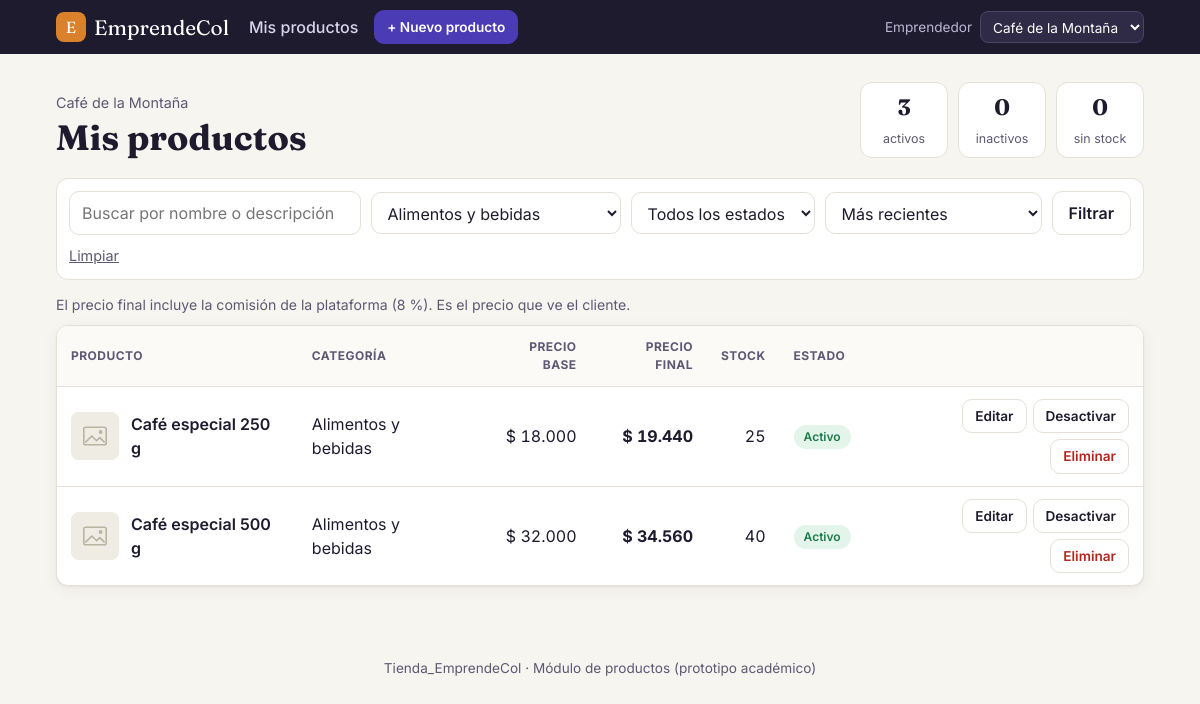
The page /productos/index.php?categoria=1 on the database its author committed.
### tables this page shows
CREATE TABLE perfil_emprendedor (
  id_emprendedor        INT AUTO_INCREMENT PRIMARY KEY,
  id_usuario            INT          NOT NULL,
  nombre_emprendimiento VARCHAR(120) NOT NULL,
  descripcion           TEXT         NULL,
  logo_url              VARCHAR(255) NULL,
  ciudad                VARCHAR(80)  NOT NULL,
  telefono_contacto     VARCHAR(20)  NULL,
  correo_contacto       VARCHAR(150) NULL,
  verificado            BOOLEAN      NOT NULL DEFAULT FALSE,
  estado                ENUM('activo','advertido','suspendido','bloqueado') NOT NULL DEFAULT 'activo',
  fecha_creacion        DATETIME     NOT NULL DEFAULT CURRENT_TIMESTAMP,
  CONSTRAINT uk_perfil_usuario UNIQUE (id_usuario),
  CONSTRAINT fk_perfil_usuario FOREIGN KEY (id_usuario)
    REFERENCES usuario(id_usuario) ON DELETE RESTRICT
);

CREATE TABLE configuracion (
  clave               VARCHAR(60)  PRIMARY KEY,
  valor               VARCHAR(255) NOT NULL,
  descripcion         VARCHAR(255) NULL,
  id_admin            INT          NULL,
  fecha_actualizacion DATETIME     NOT NULL DEFAULT CURRENT_TIMESTAMP ON UPDATE CURRENT_TIMESTAMP,
  CONSTRAINT fk_configuracion_admin FOREIGN KEY (id_admin)
    REFERENCES usuario(id_usuario) ON DELETE SET NULL
);

CREATE TABLE producto (
  id_producto     INT AUTO_INCREMENT PRIMARY KEY,
  id_emprendedor  INT            NOT NULL,
  id_categoria    INT            NOT NULL,
  nombre          VARCHAR(120)   NOT NULL,
  descripcion     TEXT           NULL,
  precio_base     DECIMAL(12,2)  NOT NULL,
  stock           INT            NOT NULL DEFAULT 0,
  estado          ENUM('activo','inactivo','eliminado') NOT NULL DEFAULT 'activo',
  fecha_creacion  DATETIME       NOT NULL DEFAULT CURRENT_TIMESTAMP,
  CONSTRAINT ck_producto_precio CHECK (precio_base > 0),
  CONSTRAINT ck_producto_stock  CHECK (stock >= 0),
  CONSTRAINT fk_producto_emprendedor FOREIGN KEY (id_emprendedor)
    REFERENCES perfil_emprendedor(id_emprendedor) ON DELETE RESTRICT,
  CONSTRAINT fk_producto_categoria FOREIGN KEY (id_categoria)
    REFERENCES categoria(id_categoria) ON DELETE RESTRICT,
  INDEX idx_producto_estado (estado),
  INDEX idx_producto_nombre (nombre)
);

CREATE TABLE categoria (
  id_categoria INT AUTO_INCREMENT PRIMARY KEY,
  nombre       VARCHAR(80) NOT NULL,
  activa       BOOLEAN     NOT NULL DEFAULT TRUE,
  CONSTRAINT uk_categoria_nombre UNIQUE (nombre)
);

### includes/productos.php (called while the page is built, shortened)
<?php
require_once __DIR__ . '/funciones.php';
function categorias_activas(): array
{
    return conexion()->query('SELECT id_categoria, nombre FROM categoria WHERE activa = 1 ORDER BY nombre')->fetchAll();
}
function url_imagen(?string $url): string
{
    return $url ? '../' . $url : '../assets/img/sin-imagen.svg';
}

### productos/index.php (the view, shortened to what this page needs)
<?php
require_once __DIR__ . '/../includes/productos.php';
$emp = emprendedor_actual();
$pdo = conexion();
$comision = porcentaje_comision();
$q         = trim((string)($_GET['q'] ?? ''));
$categoria = (int)($_GET['categoria'] ?? 0);
$estado    = in_array($_GET['estado'] ?? '', ESTADOS_EDITABLES, true) ? $_GET['estado'] : '';
$ordenes   = [
    'recientes'   => 'p.fecha_creacion DESC, p.id_producto DESC',
    'nombre'      => 'p.nombre ASC',
    'precio_asc'  => 'p.precio_base ASC',
    'precio_desc' => 'p.precio_base DESC',
    'stock'       => 'p.stock ASC',
];
$orden = array_key_exists($_GET['orden'] ?? '', $ordenes) ? $_GET['orden'] : 'recientes';
$where  = ["p.id_emprendedor = :emp", "p.estado <> 'eliminado'"];
$params = [':emp' => $emp['id_emprendedor']];
if ($categoria > 0) {
    $where[] = 'p.id_categoria = :cat';
    $params[':cat'] = $categoria;
}
$sqlWhere = implode(' AND ', $where);
$porPagina = 8;
$st = $pdo->prepare("SELECT COUNT(*) FROM producto p WHERE $sqlWhere");
$st->execute($params);
$total   = (int)$st->fetchColumn();
$paginas = max(1, (int)ceil($total / $porPagina));
$pagina  = min(max(1, (int)($_GET['pagina'] ?? 1)), $paginas);
$offset  = ($pagina - 1) * $porPagina;
$st = $pdo->prepare(
    "SELECT p.*, c.nombre AS categoria,
            (SELECT url FROM imagen_producto i WHERE i.id_producto = p.id_producto ORDER BY orden, id_imagen LIMIT 1) AS imagen
       FROM producto p
       JOIN categoria c ON c.id_categoria = p.id_categoria
      WHERE $sqlWhere
      ORDER BY {$ordenes[$orden]}
      LIMIT $porPagina OFFSET $offset"
);
$st->execute($params);
$productos = $st->fetchAll();
$st = $pdo->prepare(
    "SELECT SUM(estado = 'activo') activos, SUM(estado = 'inactivo') inactivos, SUM(stock = 0) agotados
       FROM producto WHERE id_emprendedor = ? AND estado <> 'eliminado'"
);
$st->execute([$emp['id_emprendedor']]);
$resumen = $st->fetch();
require __DIR__ . '/../includes/header.php';
?>
<section class="encabezado-pagina">
  <div>
    <p class="sobretitulo"><?= e($emp['nombre_emprendimiento']) ?></p>
    <h1>Mis productos</h1>
  </div>
  <div class="resumen">
    <div><strong><?= (int)$resumen['activos'] ?></strong><span>activos</span></div>
    <div><strong><?= (int)$resumen['inactivos'] ?></strong><span>inactivos</span></div>
    <div class="<?= $resumen['agotados'] ? 'resumen-alerta' : '' ?>"><strong><?= (int)$resumen['agotados'] ?></strong><span>sin stock</span></div>
  </div>
</section>
<form class="filtros" method="get">
  <input type="search" name="q" value="<?= e($q) ?>" placeholder="Buscar por nombre o descripción" aria-label="Buscar">
  <select name="categoria" aria-label="Categoría">
    <?php foreach (categorias_activas() as $c): ?>
      <option value="<?= (int)$c['id_categoria'] ?>" <?= $categoria === (int)$c['id_categoria'] ? 'selected' : '' ?>><?= e($c['nombre']) ?></option>
    <?php endforeach; ?>
  </select>
  <select name="estado" aria-label="Estado">
    <option value="">Todos los estados</option>
  </select>
  <select name="orden" aria-label="Ordenar">
    <option value="recientes" <?= $orden === 'recientes' ? 'selected' : '' ?>>Más recientes</option>
  </select>
  <button class="btn">Filtrar</button>
  <?php if ($q !== '' || $categoria || $estado !== '' || $orden !== 'recientes'): ?>
    <a class="enlace-suave" href="index.php">Limpiar</a>
  <?php endif; ?>
</form>
<?php if (!$productos): ?>
  <div class="vacio">
    <?php if ($total === 0 && $q === '' && !$categoria && $estado === ''): ?>
      <h2>Aún no tienes productos</h2>
      <p>Publica el primero en tres pasos: datos, precio y fotos.</p>
      <a href="crear.php" class="btn btn-primario">+ Publicar mi primer producto</a>
    <?php else: ?>
      <h2>No encontramos productos con esos filtros</h2>
      <p><a href="index.php">Ver todos mis productos</a></p>
    <?php endif; ?>
  </div>
<?php else: ?>
  <p class="nota">El precio final incluye la comisión de la plataforma (<?= e(rtrim(rtrim(number_format($comision, 2, ',', ''), '0'), ',')) ?> %). Es el precio que ve el cliente.</p>
  <div class="tabla-envoltura">
    <table class="tabla">
      <thead>
        <tr>
          <th>Producto</th><th>Categoría</th><th class="num">Precio base</th><th class="num">Precio final</th>
          <th class="num">Stock</th><th>Estado</th><th><span class="sr">Acciones</span></th>
        </tr>
      </thead>
      <tbody>
      <?php foreach ($productos as $p): ?>
        <tr>
          <td data-label="Producto">
            <a class="celda-producto" href="ver.php?id=<?= (int)$p['id_producto'] ?>">
              <img src="<?= e(url_imagen($p['imagen'])) ?>" alt="" loading="lazy">
              <span><?= e($p['nombre']) ?></span>
            </a>
          </td>
          <td data-label="Categoría"><?= e($p['categoria']) ?></td>
          <td data-label="Precio base" class="num"><?= cop($p['precio_base']) ?></td>
          <td data-label="Precio final" class="num"><strong><?= cop(precio_final((float)$p['precio_base'], $comision)) ?></strong></td>
          <td data-label="Stock" class="num <?= (int)$p['stock'] === 0 ? 'texto-alerta' : '' ?>"><?= (int)$p['stock'] ?></td>
          <td data-label="Estado"><?= etiqueta_estado($p['estado']) ?></td>
          <td class="acciones">
            <a class="btn btn-sm" href="editar.php?id=<?= (int)$p['id_producto'] ?>">Editar</a>
            <form method="post" action="estado.php">
              <button class="btn btn-sm btn-suave"><?= $p['estado'] === 'activo' ? 'Desactivar' : 'Activar' ?></button>
            </form>
            <form method="post" action="eliminar.php" onsubmit="return confirm('¿Eliminar «<?= e(addslashes($p['nombre'])) ?>»? Esta acción no se puede deshacer.');">
              <button class="btn btn-sm btn-peligro">Eliminar</button>
            </form>
          </td>
        </tr>
      <?php endforeach; ?>
      </tbody>
    </table>
  </div>
<?php endif; ?>
<?php require __DIR__ . '/../includes/footer.php'; ?>

### includes/funciones.php (shortened to what this page needs)
<?php
function conexion(): PDO
{
    static $pdo = null;
    if ($pdo === null) {
        $dsn = 'mysql:host=' . DB_HOST . ';port=' . DB_PORT . ';dbname=' . DB_NAME . ';charset=utf8mb4';
        try {
            $pdo = new PDO($dsn, DB_USER, DB_PASS, [
                PDO::ATTR_ERRMODE            => PDO::ERRMODE_EXCEPTION,
                PDO::ATTR_DEFAULT_FETCH_MODE => PDO::FETCH_ASSOC,
                PDO::ATTR_EMULATE_PREPARES   => false,
            ]);
        } catch (PDOException $ex) {
            http_response_code(500);
            echo '<div style="font-family:sans-serif;max-width:640px;margin:60px auto;padding:24px;border:1px solid #e5a3a3;border-radius:12px;background:#fff5f5">'
               . '<h2 style="margin-top:0">No se pudo conectar a la base de datos</h2>'
               . '<p>Revisa que MySQL esté iniciado en el panel de XAMPP, que hayas importado '
               . '<code>database/tienda_emprendecol.sql</code> y que los datos de <code>config/db.php</code> sean correctos.</p>'
               . '<p style="color:#888;font-size:13px">Detalle: ' . htmlspecialchars($ex->getMessage()) . '</p></div>';
            exit;
        }
    }
    return $pdo;
}
function e($texto): string
{
    return htmlspecialchars((string)($texto ?? ''), ENT_QUOTES, 'UTF-8');
}
function emprendedores_disponibles(): array
{
    return conexion()->query(
        "SELECT pe.id_emprendedor, pe.id_usuario, pe.nombre_emprendimiento
           FROM perfil_emprendedor pe
           JOIN usuario u ON u.id_usuario = pe.id_usuario
          WHERE u.estado = 'activo'
          ORDER BY pe.nombre_emprendimiento"
    )->fetchAll();
}
function emprendedor_actual(): array
{
    $lista = emprendedores_disponibles();
    foreach ($lista as $emp) {
        if ((int)$emp['id_emprendedor'] === (int)($_SESSION['id_emprendedor'] ?? 0)) {
            return $emp;
        }
    }
    return $lista[0];
}
function obtener_config(string $clave, $defecto = null)
{
    $st = conexion()->prepare('SELECT valor FROM configuracion WHERE clave = ?');
    $st->execute([$clave]);
    $valor = $st->fetchColumn();
    return $valor === false ? $defecto : $valor;
}
function porcentaje_comision(): float
{
    return (float)obtener_config('porcentaje_comision', 0);
}
function precio_final(float $precioBase, ?float $porcentaje = null): float
{
    $porcentaje = $porcentaje ?? porcentaje_comision();
    return round($precioBase * (1 + $porcentaje / 100));
}
function cop($valor): string
{
    return '$ ' . number_format((float)$valor, 0, ',', '.');
}
function etiqueta_estado(string $estado): string
{
    $textos = ['activo' => 'Activo', 'inactivo' => 'Inactivo', 'eliminado' => 'Eliminado'];
    return '<span class="badge badge-' . e($estado) . '">' . e($textos[$estado] ?? $estado) . '</span>';
}

### assets/css/estilos.css (style rules this page uses)
:root { --tinta: #1f1b2e; --tinta-suave: #5d5873; --fondo: #f7f5f0; --papel: #ffffff; --borde: #e4e0d6; --primario: #4b3bb5; --primario-oscuro: #392b94; --primario-claro: #ece9fb; --acento: #d9822b; --exito: #1f7a4d; --exito-claro: #e3f4ea; --peligro: #b3261e; --peligro-claro: #fce8e6; --info-claro: #e8f0fb; --radio: 12px; --sombra: 0 1px 2px rgba(31, 27, 46, .06), 0 4px 16px rgba(31, 27, 46, .05); }
* { box-sizing: border-box; }
body { margin: 0; font-family: Inter, system-ui, -apple-system, "Segoe UI", sans-serif; color: var(--tinta); background: var(--fondo); line-height: 1.5; }
a { color: var(--primario); }
img { max-width: 100%; display: block; }
h1, h2, .marca, .precio-grande { font-family: Fraunces, Georgia, serif; }
h1 { font-size: clamp(1.6rem, 3vw, 2.2rem); margin: 0; line-height: 1.15; }
.encabezado-pagina { display: flex; justify-content: space-between; align-items: flex-end; gap: 16px; flex-wrap: wrap; margin-bottom: 20px; }
.sobretitulo { margin: 0 0 4px; color: var(--tinta-suave); font-size: .9rem; }
.resumen { display: flex; gap: 10px; }
.resumen div { background: var(--papel); border: 1px solid var(--borde); border-radius: var(--radio); padding: 8px 16px; text-align: center; min-width: 88px; }
.resumen strong { display: block; font-size: 1.4rem; font-family: Fraunces, Georgia, serif; }
.resumen span { font-size: .78rem; color: var(--tinta-suave); }
.btn { display: inline-flex; align-items: center; justify-content: center; gap: 6px; border: 1px solid var(--borde); background: var(--papel); color: var(--tinta); font: inherit; font-weight: 600; padding: 9px 16px; border-radius: 10px; cursor: pointer; text-decoration: none; white-space: nowrap; }
.btn-suave { background: transparent; }
.btn-peligro { color: var(--peligro); }
.btn-sm { padding: 6px 12px; font-size: .85rem; }
.enlace-suave { color: var(--tinta-suave); font-size: .9rem; }
.filtros { display: flex; flex-wrap: wrap; gap: 10px; align-items: center; background: var(--papel); border: 1px solid var(--borde); border-radius: var(--radio); padding: 12px; margin-bottom: 14px; }
.filtros input[type=search] { flex: 1 1 240px; }
input, select, textarea { font: inherit; color: var(--tinta); background: #fff; border: 1px solid var(--borde); border-radius: 10px; padding: 9px 12px; width: 100%; }
.filtros select { width: auto; }
.nota { color: var(--tinta-suave); font-size: .88rem; margin: 0 0 10px; }
.tabla-envoltura { background: var(--papel); border: 1px solid var(--borde); border-radius: var(--radio); box-shadow: var(--sombra); overflow: hidden; }
.tabla { width: 100%; border-collapse: collapse; }
.tabla th { text-align: left; font-size: .75rem; text-transform: uppercase; letter-spacing: .04em; color: var(--tinta-suave); padding: 12px 14px; border-bottom: 1px solid var(--borde); background: #fbfaf7; }
.tabla td { padding: 12px 14px; border-bottom: 1px solid var(--borde); vertical-align: middle; }
.tabla tr:last-child td { border-bottom: 0; }
.tabla .num { text-align: right; font-variant-numeric: tabular-nums; }
.celda-producto { display: flex; align-items: center; gap: 12px; color: var(--tinta); text-decoration: none; font-weight: 600; }
.celda-producto img { width: 48px; height: 48px; object-fit: cover; border-radius: 8px; background: var(--fondo); flex: none; }
.acciones { display: flex; gap: 6px; justify-content: flex-end; flex-wrap: wrap; }
.acciones form { margin: 0; }
.badge { display: inline-block; font-size: .75rem; font-weight: 600; padding: 3px 10px; border-radius: 99px; }
.badge-activo { background: var(--exito-claro); color: var(--exito); }

### rows shown on the page
perfil_emprendedor: nombre_emprendimiento "Café de la Montaña"
configuracion: valor "8"
producto: nombre "Café especial 250 g", id_categoria.nombre "Alimentos y bebidas", precio_base "$ 18.000", precio_base.valor "$ 19.440", stock "25", estado "Activo", shows "Desactivar"
producto: nombre "Café especial 500 g", id_categoria.nombre "Alimentos y bebidas", precio_base "$ 32.000", precio_base.valor "$ 34.560", stock "40", estado "Activo", shows "Desactivar"

### other values the page prints
$resumen['activos'] "3"
$resumen['inactivos'] "0"
$resumen['agotados'] "0"
form field id_emprendedor "Café de la Montaña"
form field categoria "Alimentos y bebidas"
